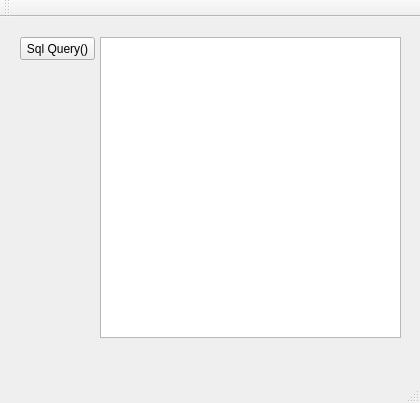
<?xml version="1.0" encoding="UTF-8"?>
<ui version="4.0">
 <class>MainWindow</class>
 <widget class="QMainWindow" name="MainWindow">
  <property name="geometry">
   <rect>
    <x>0</x>
    <y>0</y>
    <width>420</width>
    <height>403</height>
   </rect>
  </property>
  <property name="windowTitle">
   <string>MainWindow</string>
  </property>
  <widget class="QWidget" name="centralWidget">
   <widget class="QPushButton" name="BTN_QueryExe">
    <property name="geometry">
     <rect>
      <x>20</x>
      <y>20</y>
      <width>75</width>
      <height>23</height>
     </rect>
    </property>
    <property name="text">
     <string>Sql Query()</string>
    </property>
   </widget>
   <widget class="QPlainTextEdit" name="EDT_Query">
    <property name="geometry">
     <rect>
      <x>100</x>
      <y>20</y>
      <width>301</width>
      <height>301</height>
     </rect>
    </property>
   </widget>
  </widget>
  <widget class="QMenuBar" name="menuBar">
   <property name="geometry">
    <rect>
     <x>0</x>
     <y>0</y>
     <width>420</width>
     <height>21</height>
    </rect>
   </property>
  </widget>
  <widget class="QToolBar" name="mainToolBar">
   <attribute name="toolBarArea">
    <enum>TopToolBarArea</enum>
   </attribute>
   <attribute name="toolBarBreak">
    <bool>false</bool>
   </attribute>
  </widget>
  <widget class="QStatusBar" name="statusBar"/>
 </widget>
 <layoutdefault spacing="6" margin="11"/>
 <resources/>
 <connections/>
</ui>
